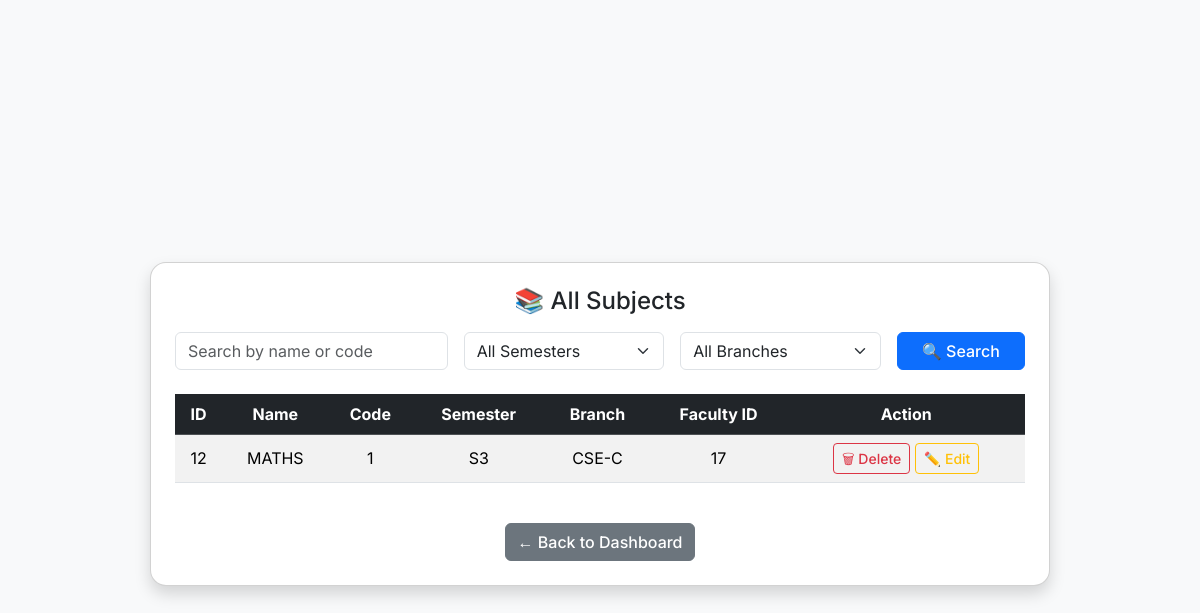
/admin/subjects (signed in), run on an earlier commit of the app's database.
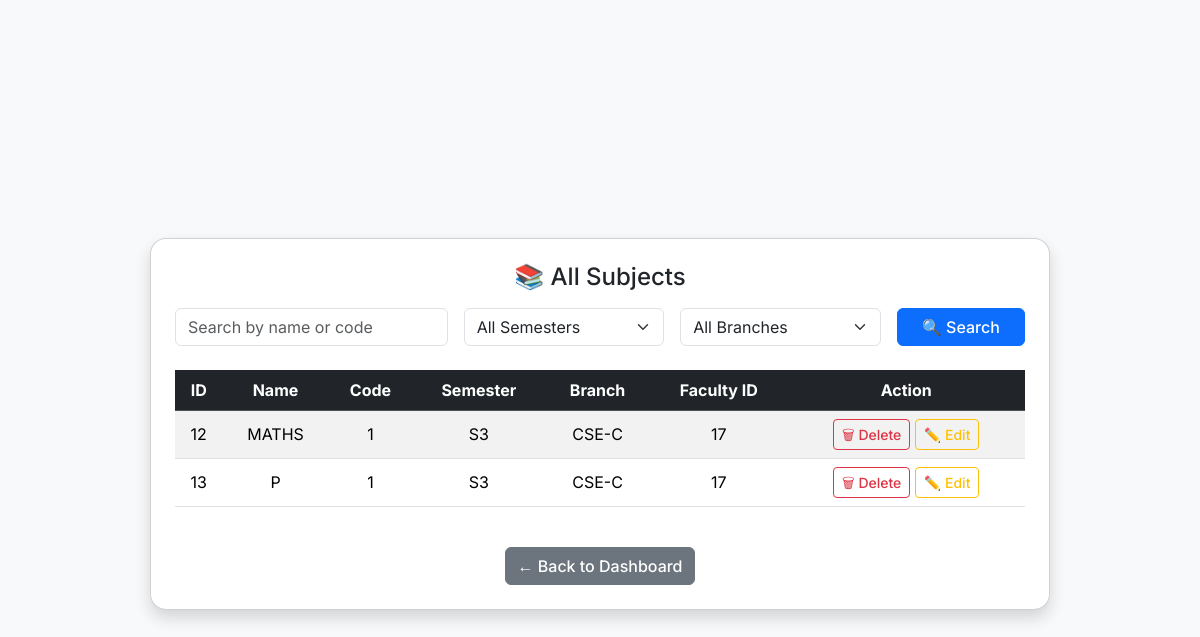
And on a later commit of the database.
### tables this page shows
CREATE TABLE subjects (
                id INTEGER PRIMARY KEY AUTOINCREMENT,
                name TEXT,
                code TEXT,
                semester TEXT,
                branch TEXT,
                faculty_id INTEGER
            );

### app.py (the view, shortened to what this page needs)
@app.route('/admin/subjects', methods=['GET', 'POST'])
def admin_subjects():
    if not is_admin():
        abort(403)
    filters = {'keyword': '', 'semester': '', 'branch': ''}
    query = "SELECT * FROM subjects WHERE 1=1"
    args = []
    db = get_db()
    subjects = db.execute(query, args).fetchall()
    return render_template('admin_subjects.html', subjects=subjects, filters=filters)

### app.py (called while the page is built)
def get_db():
    conn = sqlite3.connect('database.db', timeout=10, check_same_thread=False)
    conn.row_factory = sqlite3.Row
    return conn

@app.after_request
def add_cache_control(response):
    response.headers['Cache-Control'] = 'no-store'
    return response

def is_admin():
    return session.get('role') == 'admin'

### templates/admin_subjects.html (shortened to what this page needs)
{% extends 'base.html' %}
{% block content %}
<div class="container-fluid center-wrapper p-0 m-0">
  <div class="card shadow p-4 rounded-4 w-100" style="max-width: 900px;">
    <h4 class="text-center mb-3">📚 All Subjects</h4>
    <form method="POST" class="row g-3 mb-4">
      <div class="col-md-4">
        <input type="text" name="keyword" class="form-control" placeholder="Search by name or code" value="{{ filters.keyword or '' }}">
      </div>
      <div class="col-md-3">
        <select name="semester" class="form-select">
          <option value="">All Semesters</option>
        </select>
      </div>
      <div class="col-md-3">
        <select name="branch" class="form-select">
          <option value="">All Branches</option>
        </select>
      </div>
      <div class="col-md-2">
        <button class="btn btn-primary w-100" type="submit">🔍 Search</button>
      </div>
    </form>
    <div class="table-scroll-x">
      <table class="table table-striped align-middle text-center">
        <thead class="table-dark">
          <tr>
            <th>ID</th>
            <th>Name</th>
            <th>Code</th>
            <th>Semester</th>
            <th>Branch</th>
            <th>Faculty ID</th>
            <th>Action</th>
          </tr>
        </thead>
        <tbody>
          {% for s in subjects %}
          <tr>
            <td>{{ s.id }}</td>
            <td>{{ s.name }}</td>
            <td>{{ s.code }}</td>
            <td>{{ s.semester }}</td>
            <td>{{ s.branch }}</td>
            <td>{{ s.faculty_id or '-' }}</td>
            <td>
              <form action="{{ url_for('delete_subject_admin', subject_id=s.id) }}" method="POST" class="d-inline">
      <button type="submit" class="btn btn-sm btn-outline-danger" onclick="return confirm('Are you sure?')">🗑 Delete</button>
    </form>
    <a href="{{ url_for('edit_subject', subject_id=s.id) }}" class="btn btn-sm btn-outline-warning">✏️ Edit</a>
            </td>
          </tr>
          {% endfor %}
        </tbody>
      </table>
    </div>
    <div class="text-center mt-4">
      <a href="{{ url_for('admin_dashboard') }}" class="btn btn-secondary">← Back to Dashboard</a>
    </div>
  </div>
</div>
{% endblock %}

### templates/base.html (shortened to what this page needs)
<!DOCTYPE html>
<html lang="en">
<head>
  <link href="https://cdn.jsdelivr.net/npm/bootstrap@5.3.3/dist/css/bootstrap.min.css" rel="stylesheet">
</head>
<body>
  <div class="container py-4 d-flex d-md-block justify-content-center" style="min-height: 100vh;">
    {% block content %}{% endblock %}
  </div>
</body>
</html>

### templates/base.html (style rules this page uses)
body { font-family: 'Inter', sans-serif; background-color: #f8f9fa; }
.card { border-radius: 1rem; }
.btn { font-weight: 500; }
.table-scroll-x { overflow-x: auto; }
.center-wrapper { display: flex; align-items: center; justify-content: center; min-height: 100vh; }

What changed in the data, as far as the page shows it:
added subjects: id "13", name "P", code "1", semester "S3", branch "CSE-C", faculty "17"
